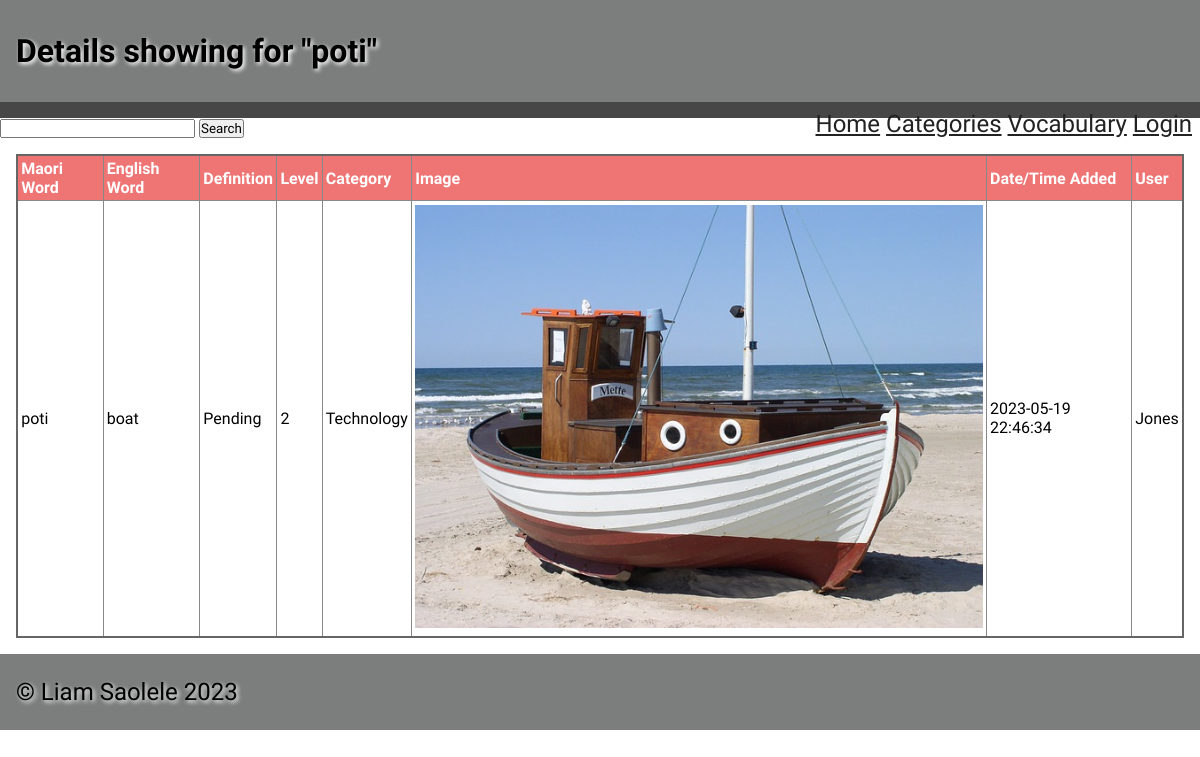
The app's page /singleword/281 with its own data.
### tables this page shows
CREATE TABLE "words_list"
(
    ID            integer
        constraint words_list_pk
            primary key autoincrement,
    Maori         varchar(30)  not null,
    English       varchar(30)  not null,
    Definition    varchar(500) not null,
    Level         integer      not null,
    cat_id        integer,
    category      varchar(30),
    image         varchar(30),
    entrydate     varchar(30),
    user_input_id varchar(30)
);

### app.py (the view)
@app.route('/singleword/<ID>')
def render_singe_word(ID):
    con = open_database(DATABASE)
    query = "SELECT * FROM words_list WHERE ID = ?"
    cur = con.cursor()
    cur.execute(query, (ID, ))
    single_word = cur.fetchone()
    con.close()
    print(single_word)
    return render_template('singleword.html', words=single_word, logged_in=is_logged_in(), teacher=is_teacher())

### app.py (called while the page is built)
def open_database(db_file):     # function to connect to database
    try:
        connection = sqlite3.connect(db_file)
        return connection
    except Error as e:
        print(e)
    return None

def is_logged_in():     # shows if or if not logged in
    if session.get("email") is None:
        print("not Logged in")
        return False
    else:
        print("Logged in")
        return True

def is_teacher():
    if session.get('teacher') == True:
        print("i am teacher")
        return True
    else:
        print("not teacher")
        return False

### templates/singleword.html
{% extends 'base.html' %}
{% block pageheading %}
Details showing for "{{ words[1] }}"
{% endblock %}
{% block main %}
    <table>
        <tr>
            <th>Maori Word</th>
            <th>English Word</th>
            <th>Definition</th>
            <th>Level</th>
            <th>Category</th>
            <th>Image</th>
            <th>Date/Time Added</th>
            <th>User</th>
        </tr>
        <tr>
            <td>{{ words[1] }}</td>
            <td>{{ words[2] }}</td>
            <td>{{ words[3] }}</td>
            <td>{{ words[4] }}</td>
            <td>{{ words[6] }}</td>
            {% if words[7] %}
            <td><img src="/static/images/{{ words[7] }}" alt="image not available" width></td>
            {% else %}
            <td><img src="/static/images/noimage.png" alt="image not available"></td>
            {% endif %}
            <td>{{ words[8] }}</td>
            <td>{{ words[9] }}</td>
        </tr>
    </table>
{% endblock %}

### static/css/style.css (style rules this page uses)
* { font-family: Comfortaa, sans-serif; margin: 0; padding: 0; box-sizing: border-box; }
img { width: 100%; }
table { width: 100%; border: 2px solid #666; border-collapse: collapse; }
th, td { border: 1px solid #888; padding: 0.2rem; text-align: left; }
th { background-color: #ef7575; color: #fff; }

### records on screen
words_list: Maori "poti", English "boat", Definition "Pending", Level "2", category "Technology", image (picture), entrydate "2023-05-19 22:46:34", user_input "Jones"
